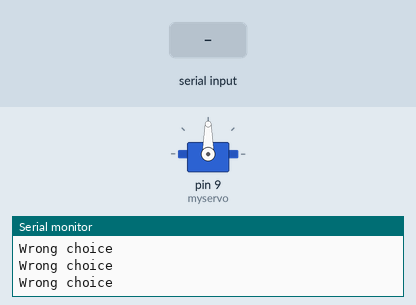
The sketch below on a simulated Arduino Uno, built with avr-gcc and run on an emulated ATmega328P. On the bench: servo, the last lines printed to the serial monitor. The inputs (shaded band) are chosen by the test bench.

Above: at 1.2 s.
1.3 s: "e" received over Serial
At 1.47 s:
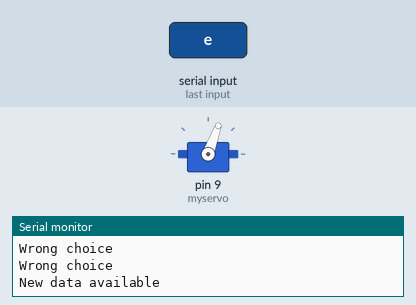
At 2.6 s:
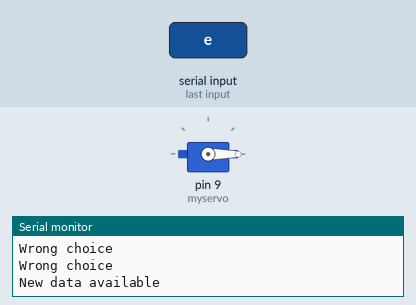
4.3 s: "g" received over Serial
At 6.4 s:
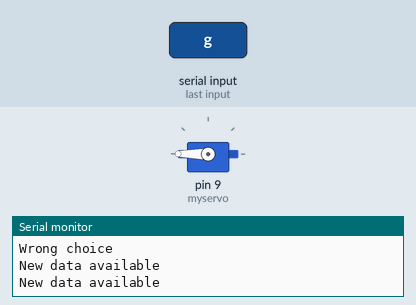
Timing chart, 0 to 7.9 s (numbered marks = the images above; inputs shaded):
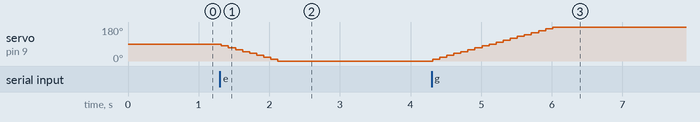

The sketch:

ServoBS.ino
```cpp
#include <Servo.h>
Servo myservo;   // create servo object to control a servo
char button;
int servoangle;
void setup()
{
  Serial.begin(9600);
  myservo.attach(9);   //Servo control
  servoangle=90; // sets default angle as 90 degrees
  myservo.write(servoangle);
}

// move 10 degree till it reaches 0 degrees
// in case it's 0 degrees, then do nothing
void servoleft()
{
  if(servoangle !=0)
  {
    servoangle=servoangle-10;
    myservo.write(servoangle);
    delay(100);
  }
}

// move 10 degree till it reaches 180degrees
// in case it's 0 degrees, then do nothing
void servoright()
{
   if(servoangle !=180)
  {
    servoangle=servoangle+10;
    myservo.write(servoangle);
    delay(100);
  }
}
void servostop()
{
  myservo.write(servoangle);
  delay(100);
}

void loop()
{
  while (Serial.available())       //If there's a available byte to read do the following
    {
      delay(10);                   //Delay added for stability
      button = Serial.read();      //Store the input in button
      Serial.println("New data available");
    }

   switch(button)
   {
    case'e':
      servoleft();
      break;
    case'g':
      servoright();
      break;
    case't':
      servostop();
      break;
    default:
      Serial.println("Wrong choice");
      break;
   }


}
```

Measured:
- after the input at 1.3 s, servo on pin 9 (myservo): moves from 90° to 0° over 0.80 s, starting at once
- after the input at 4.3 s, servo on pin 9 (myservo): moves from 0° to 180° over 1.7 s, starting at once
